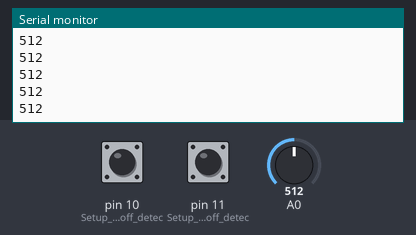
Recording of a sketch running on a simulated Arduino Uno, built with avr-gcc and run on an emulated ATmega328P. Parts: the last lines printed to the serial monitor. The inputs (shaded band) are chosen by the test bench; at power-on: A0 = 512, pin 10 (Setup_for_leads_off_detec) LOW, pin 11 (Setup_for_leads_off_detec) LOW.

Above: at 1.2 s.
1.3 s: A0 set to 716
At 2.3 s:
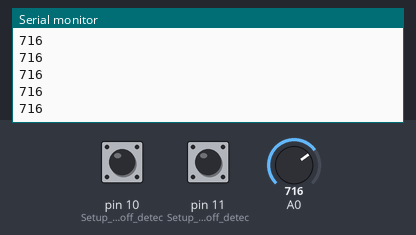
2.8 s: pin 10 (Setup_for_leads_off_detec) pulled HIGH for 0.15 s
4.4 s: pin 11 (Setup_for_leads_off_detec) pulled HIGH for 0.15 s
6.0 s: A0 set to 900
At 7.1 s:
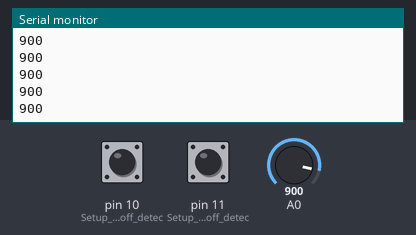
7.5 s: pin 10 (Setup_for_leads_off_detec) pulled HIGH for 1 s
10.0 s: pin 11 (Setup_for_leads_off_detec) pulled HIGH for 0.15 s
Timing chart, 0 to 12.0 s (numbered marks = the images above; inputs shaded):
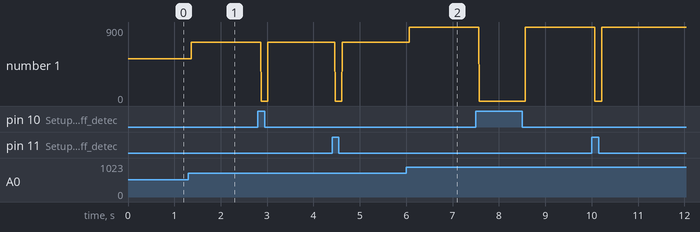

The sketch:

Heart_Rate_Display_Arduino.ino
```cpp
// (licence header left out)
void setup() {
  // initialize the serial communication:
  Serial.begin(9600);
  pinMode(10, INPUT); // Setup for leads off detection LO +
  pinMode(11, INPUT); // Setup for leads off detection LO -

}

void loop() {

  if((digitalRead(10) == 1)||(digitalRead(11) == 1)){
    Serial.println('0');
  }
  else{
    // send the value of analog input 0:
      Serial.println(analogRead(A0));
  }
  //Wait for a bit to keep serial data from saturating
  delay(1);
}
```

Measured:
- after the input at 1.3 s, the serial monitor: prints a new line after 0.07 s (image 1)
- after the input at 6.0 s, the serial monitor: prints a new line after 0.07 s (image 2)
- plotted number 1: 512 → 716 after the input at 1.3 s, 716 → 900 after the input at 6.0 s
